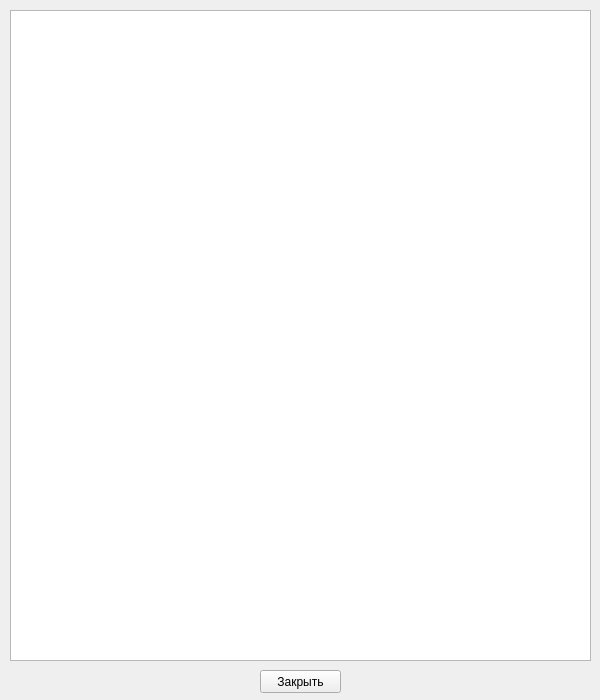
<?xml version="1.0" encoding="UTF-8"?>
<ui version="4.0">
 <class>LoginHistoryDlg</class>
 <widget class="QDialog" name="LoginHistoryDlg">
  <property name="windowModality">
   <enum>Qt::WindowModal</enum>
  </property>
  <property name="geometry">
   <rect>
    <x>0</x>
    <y>0</y>
    <width>600</width>
    <height>700</height>
   </rect>
  </property>
  <property name="sizePolicy">
   <sizepolicy hsizetype="Fixed" vsizetype="Fixed">
    <horstretch>0</horstretch>
    <verstretch>0</verstretch>
   </sizepolicy>
  </property>
  <property name="minimumSize">
   <size>
    <width>600</width>
    <height>700</height>
   </size>
  </property>
  <property name="maximumSize">
   <size>
    <width>600</width>
    <height>700</height>
   </size>
  </property>
  <property name="windowTitle">
   <string>История входов клиентов</string>
  </property>
  <widget class="QPushButton" name="close_button">
   <property name="geometry">
    <rect>
     <x>260</x>
     <y>670</y>
     <width>81</width>
     <height>23</height>
    </rect>
   </property>
   <property name="text">
    <string>Закрыть</string>
   </property>
   <property name="autoDefault">
    <bool>false</bool>
   </property>
   <property name="default">
    <bool>false</bool>
   </property>
   <property name="flat">
    <bool>false</bool>
   </property>
  </widget>
  <widget class="QTableView" name="stat_table">
   <property name="geometry">
    <rect>
     <x>10</x>
     <y>10</y>
     <width>581</width>
     <height>651</height>
    </rect>
   </property>
  </widget>
 </widget>
 <resources/>
 <connections/>
 <designerdata>
  <property name="gridDeltaX">
   <number>10</number>
  </property>
  <property name="gridDeltaY">
   <number>10</number>
  </property>
  <property name="gridSnapX">
   <bool>true</bool>
  </property>
  <property name="gridSnapY">
   <bool>true</bool>
  </property>
  <property name="gridVisible">
   <bool>true</bool>
  </property>
 </designerdata>
</ui>
